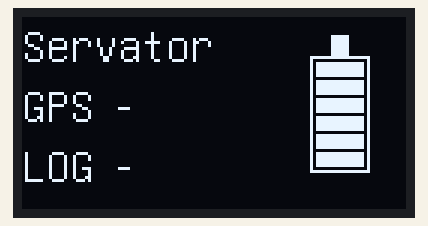
This sketch was run on a simulated Arduino Uno, built with avr-gcc and run on an emulated ATmega328P. On the bench: 128×64 one-colour display.

Above: at 0.2 s.

The sketch:

oled_try.ino
```cpp
#include "U8glib.h"
U8GLIB_SSD1306_128X64 u8g(U8G_I2C_OPT_NONE | U8G_I2C_OPT_DEV_0);

bool status_of_gps = false;
bool status_of_log = false;
int battery_percentage = 100;

void setup() {
}

void loop() {

  u8g.firstPage();
  do {
    draw();
    draw_status_of_gps();
    draw_status_of_log();
    draw_battery();
  } while( u8g.nextPage() );
    delay(1000);
}

void draw(void)
{
  u8g.setFont(u8g_font_unifont);
  u8g.drawStr( 0, 15, "Servator");
  u8g.drawStr( 0, 35, "GPS");
  u8g.drawStr( 0, 55, "LOG");
}

void draw_status_of_gps(void){
  u8g.setFont(u8g_font_unifont);
  if (status_of_gps == true){
      u8g.drawStr( 30, 35, "+");
  }
  else if (status_of_gps == false){
      u8g.drawStr( 30, 35, "-");
  }
}

void draw_status_of_log(void){
  u8g.setFont(u8g_font_unifont);
  if (status_of_log == true){
      u8g.drawStr( 30, 55, "+");
  }
  else if (status_of_log == false){
      u8g.drawStr( 30, 55, "-");
  }
}

void draw_battery(void){
  u8g.drawBox(103,6,6,7);
  u8g.drawFrame(96,13,20,39);
  if ( battery_percentage >= 85){
      u8g.drawBox(98,15,16,5);
      u8g.drawBox(98,21,16,5);
      u8g.drawBox(98,27,16,5);
      u8g.drawBox(98,33,16,5);
      u8g.drawBox(98,39,16,5);
      u8g.drawBox(98,45,16,5);
  }
  else if ( battery_percentage >= 70){
      u8g.drawBox(98,21,16,5);
      u8g.drawBox(98,27,16,5);
      u8g.drawBox(98,33,16,5);
      u8g.drawBox(98,39,16,5);
      u8g.drawBox(98,45,16,5);
  }
  else if ( battery_percentage >= 55){
      u8g.drawBox(98,27,16,5);
      u8g.drawBox(98,33,16,5);
      u8g.drawBox(98,39,16,5);
      u8g.drawBox(98,45,16,5);
  }
 else if ( battery_percentage >= 40){
      u8g.drawBox(98,33,16,5);
      u8g.drawBox(98,39,16,5);
      u8g.drawBox(98,45,16,5);
  }
 else if ( battery_percentage >= 25){
      u8g.drawBox(98,39,16,5);
      u8g.drawBox(98,45,16,5);
  }
 else if ( battery_percentage >= 10){
      u8g.drawBox(98,45,16,5);
  }
 else if ( battery_percentage > 0){
      u8g.drawLine(96,13,115,51);
  }
}
```
